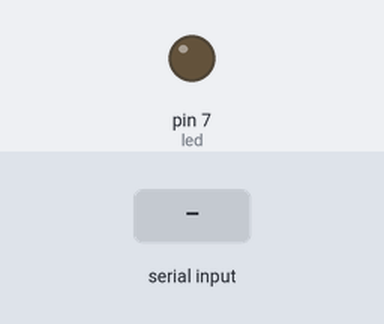
A sketch run on a simulated Arduino Uno, built with avr-gcc and run on an emulated ATmega328P. On the bench: output pins drawn as LEDs (lit = HIGH). Inputs (shaded band) come from the test bench.

Above: at 1.2 s.
1.3 s: "1" received over Serial
At 2.1 s:
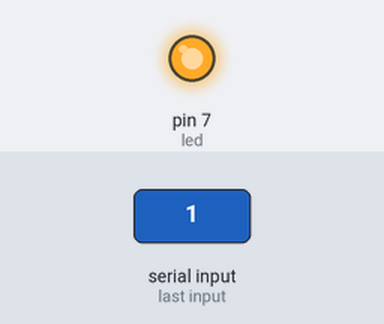
2.8 s: "0" received over Serial
At 3.2 s:
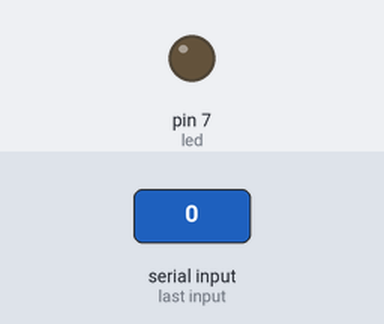
Timing chart, 0 to 5.8 s (numbered marks = the images above; inputs shaded):
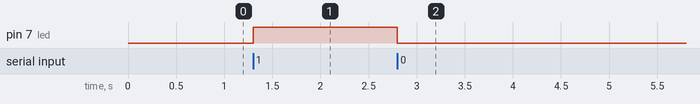

The sketch:

arduino_serial_comm.ino
```cpp
#define led 7
int data;

void setup()
{
  pinMode(led, OUTPUT);
  Serial.begin(9600);
  digitalWrite(led, LOW);
}

void loop()
{
  while( Serial.available()> 0)
  {
    data = Serial.read();

    if (data == '1')
    {
      digitalWrite(led, HIGH);

    }
    else if (data == '0')
    {
      digitalWrite(led, LOW);

    }
  }
}
```

Measured:
- after the input at 1.3 s, pin 7 (led): LOW → HIGH at once
- after the input at 2.8 s, pin 7 (led): HIGH → LOW at once
